Frame 1 (no input): blank canvas, image omitted
Frame 60 (the mouse pressed at the canvas centre just before this capture): blank canvas, image omitted
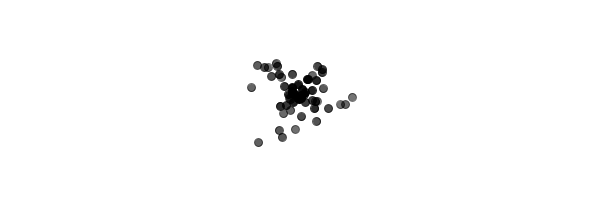
Frame 120 (the mouse held since frame 60 and released just before this capture)

The Processing sketch whose frames 1 and 60 were blank and that drew this single picture after the mouse press (run headless with seeded random() and noise(); from frame 60 on, the mouse is pressed at the canvas centre):

// Processing sketch: mouse_click_particle_systems
// ── mouse_click_particle_systems.pde
import java.util.Iterator;

class Particle  {
  PVector location;
  PVector velocity;
  PVector acceleration;
  float lifespan;
  
  Particle(PVector l) {
    location = l.get();
    acceleration = new PVector(0, 0.05);
    velocity = new PVector(random(-1,1), random(-2, 0));
    lifespan = 255;
  }
  
  void update() {
    velocity.add(acceleration);
    location.add(velocity);
    lifespan -= 2.0;
  }
  
  void display() {
    stroke(0, lifespan);
    fill(0, lifespan); // assigns lifespan to alpha as its scales from 255 - 0. casues it to fade from screne
    ellipse(location.x, location.y, 8, 8);
  }
  
  void run() {
    update();
    display();
  }
  
  boolean isDead() {
    if(lifespan < 0.0)
      return true;
    else
      return false;
  }
}

class ParticleSystem {
  ArrayList<Particle> particles;
  PVector origin;
  
  ParticleSystem(PVector location) {
    particles = new ArrayList<Particle>();
    origin = location;
  }
  
  void addParticle() {
    particles.add(new Particle(origin));
  }
  
  void run() {
     Iterator<Particle> it = particles.iterator();
    while (it.hasNext()) {
      Particle p = it.next();
      p.run();
      if(p.isDead()) {
        it.remove();
      }
    }
  }
}

ArrayList<ParticleSystem> systems;

void setup() {
  size(600, 200);
  systems = new ArrayList<ParticleSystem>();
}

void mousePressed() {
  systems.add(new ParticleSystem(new PVector(mouseX, mouseY)));
}

void draw() {
  background(255);
  for (ParticleSystem ps: systems) {
    ps.run();
    ps.addParticle();
  }
}
